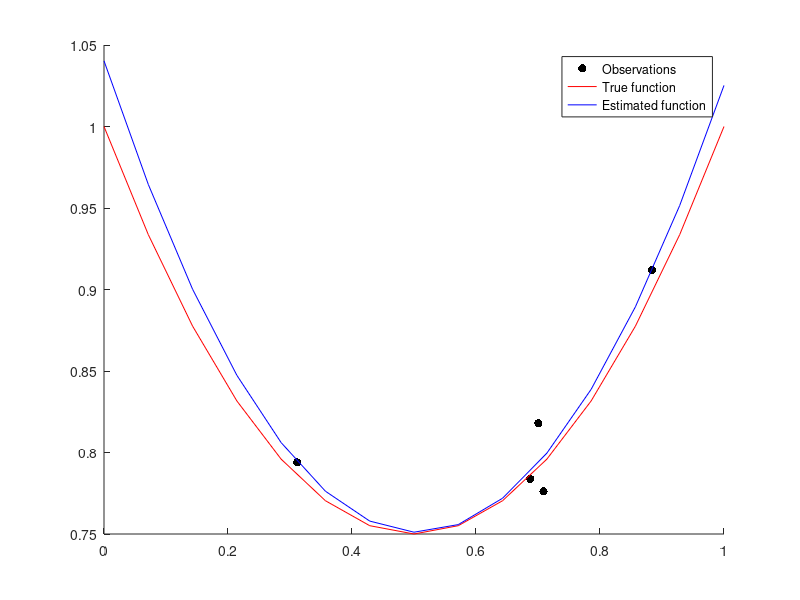

Write the MATLAB code that produced this figure.
%% First create some data to work with
beta = [1 -1 1]';               % the true coefficients
m = 5;                          % number of observations
sigma = 0.02;                   % st.dev
x = rand(m,1);                  % the locations of the observations
X = [x.^2, x, ones(m,1)]        % data/regression matrix
y = X*beta + normrnd(0, sigma, m, 1); % the perturbed y-values

%% Do the regression and some analysis
b = X\y;                        % estimate
yhat = X*b;                     % predictions
e = y - yhat;                   % errors
sigmahat = sqrt(e'*e/(m-length(b))); % estimate for sigma

% Display results
fprintf(1, 'Coefficients (true and estimated)\n');
fprintf(1, '%8g %8.4f\n', [beta, b]');
fprintf(1, '\nStandard deviation (true and estimated)\n');
fprintf(1, '%8g %8.4f\n', [sigma, sigmahat]');

%% Do some vizualization
fun = @(x,beta) beta(1)*x.^2 + beta(2)*x + beta(3);

figure;
%plot(x, y, 'k.', 'markersize', 12);
scatter(x, y, 'k', 'filled');
hold on
fplot(@(x) fun(x,beta), [0 1], 'r');
fplot(@(x) fun(x,b), [0 1], 'b');

legend('Observations', 'True function', 'Estimated function');
